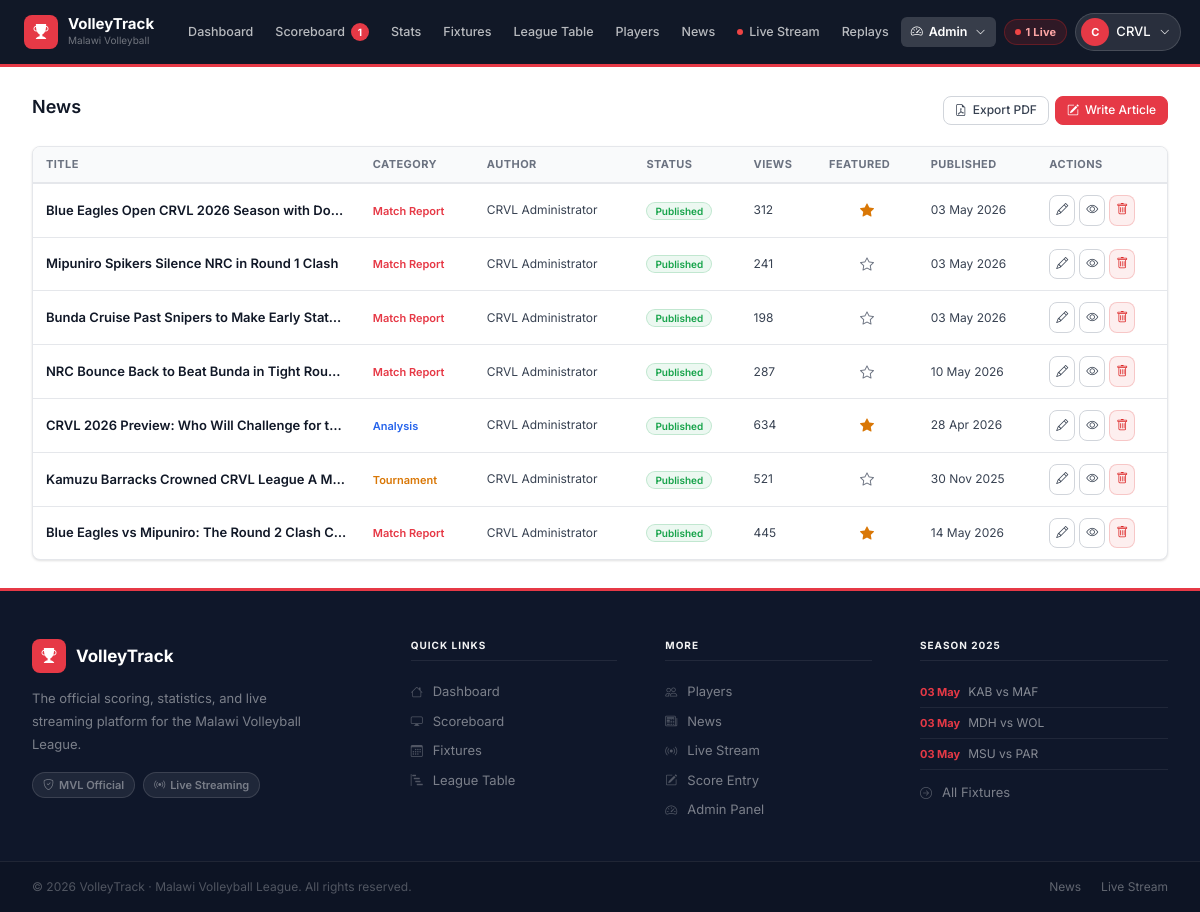
The app's page /admin/manage_news.php (signed in) with its own data.
### tables this page shows
CREATE TABLE IF NOT EXISTS news_articles (
  id INT AUTO_INCREMENT PRIMARY KEY,
  author_id INT DEFAULT NULL,
  title VARCHAR(255) NOT NULL,
  slug VARCHAR(191) NOT NULL UNIQUE,
  summary TEXT DEFAULT NULL,
  content LONGTEXT NOT NULL,
  featured_image VARCHAR(255) DEFAULT NULL,
  category ENUM('Match Report','Transfer','General','Tournament','Interview','Analysis') DEFAULT 'General',
  tags VARCHAR(255) DEFAULT NULL,
  status ENUM('Draft','Published','Archived') DEFAULT 'Draft',
  is_featured TINYINT(1) DEFAULT 0,
  views INT DEFAULT 0,
  published_at TIMESTAMP NULL DEFAULT NULL,
  created_at TIMESTAMP DEFAULT CURRENT_TIMESTAMP,
  FOREIGN KEY (author_id) REFERENCES users(id) ON DELETE SET NULL
);

CREATE TABLE IF NOT EXISTS users (
  id INT AUTO_INCREMENT PRIMARY KEY,
  username VARCHAR(50) NOT NULL UNIQUE,
  email VARCHAR(150) NOT NULL UNIQUE,
  password_hash VARCHAR(255) NOT NULL,
  full_name VARCHAR(150) NOT NULL,
  role ENUM('Admin','Referee','Scorer','Viewer') DEFAULT 'Viewer',
  is_active TINYINT(1) DEFAULT 1,
  last_login TIMESTAMP NULL DEFAULT NULL,
  created_at TIMESTAMP DEFAULT CURRENT_TIMESTAMP
);

CREATE TABLE IF NOT EXISTS matches (
  id INT AUTO_INCREMENT PRIMARY KEY,
  season_id INT NOT NULL,
  home_team_id INT NOT NULL,
  away_team_id INT NOT NULL,
  match_date DATETIME NOT NULL,
  venue VARCHAR(150) DEFAULT NULL,
  round VARCHAR(50) DEFAULT NULL,
  status ENUM('Scheduled','Live','Completed','Postponed','Cancelled') DEFAULT 'Scheduled',
  home_sets_won INT DEFAULT 0,
  away_sets_won INT DEFAULT 0,
  set_scores JSON DEFAULT NULL,
  current_set INT DEFAULT 1,
  home_score_current_set INT DEFAULT 0,
  away_score_current_set INT DEFAULT 0,
  started_at TIMESTAMP NULL DEFAULT NULL,
  ended_at TIMESTAMP NULL DEFAULT NULL,
  created_at TIMESTAMP DEFAULT CURRENT_TIMESTAMP,
  FOREIGN KEY (season_id) REFERENCES seasons(id),
  FOREIGN KEY (home_team_id) REFERENCES teams(id),
  FOREIGN KEY (away_team_id) REFERENCES teams(id)
);

CREATE TABLE IF NOT EXISTS teams (
  id INT AUTO_INCREMENT PRIMARY KEY,
  name VARCHAR(100) NOT NULL,
  short_name VARCHAR(10) NOT NULL,
  home_court VARCHAR(150) DEFAULT NULL,
  city VARCHAR(100) DEFAULT NULL,
  coach VARCHAR(100) DEFAULT NULL,
  color_primary VARCHAR(7) DEFAULT '#555555',
  is_active TINYINT(1) DEFAULT 1,
  created_at TIMESTAMP DEFAULT CURRENT_TIMESTAMP
);

### includes/config.php (called while the page is built, shortened)
<?php
function userLevel(): int {
  return ROLE_LEVELS[$_SESSION['user_role'] ?? ''] ?? 0;
}
function hasRole(string $role): bool {
  return userLevel() >= (ROLE_LEVELS[$role] ?? 99);
}

### admin/manage_news.php (the view, shortened to what this page needs)
<?php
require_once __DIR__.'/../includes/config.php';
requireRole('Admin'); $currentPage='manage_news'; $pageTitle='News'; $db=getDB(); $ok=$err='';
$view=$_GET['view']??'list'; $eid=(int)($_GET['id']??0);
$articles=$db->query("SELECT na.*,u.full_name an FROM news_articles na LEFT JOIN users u ON u.id=na.author_id ORDER BY na.created_at DESC")->fetchAll();
$catC=['Match Report'=>'var(--acc)','Analysis'=>'var(--pri)','General'=>'var(--grn)','Tournament'=>'var(--gld)','Interview'=>'var(--pur)','Transfer'=>'var(--acc)'];
include __DIR__.'/../includes/header.php';
?>
<div class="content">
  <div style="display:flex;align-items:center;justify-content:space-between;flex-wrap:wrap;gap:10px;margin-bottom:20px">
    <h1 style="font-size:18px;font-weight:600"><?=$view==='list'?'News':''.($eid?'Edit Article':'Write Article')?></h1>
    <div style="display:flex;gap:6px">
      <?php if($view!=='list'):?>
        <a href="<?=APP_URL?>/admin/manage_news.php" class="btn btn-ghost btn-sm"><i class="bi bi-arrow-left"></i>All Articles</a>
      <?php else:?>
        <a href="<?=APP_URL?>/admin/export_pdf.php?type=news" class="btn btn-ghost btn-sm" target="_blank"><i class="bi bi-file-earmark-pdf"></i>Export PDF</a>
        <a href="?view=edit" class="btn btn-pri btn-sm"><i class="bi bi-pencil-square"></i>Write Article</a>
      <?php endif;?>
    </div>
  </div>
  <?php if($view==='list'):?>
  <div class="card">
    <div class="tbl-wrap">
      <table class="tbl">
        <thead><tr><th>Title</th><th>Category</th><th>Author</th><th>Status</th><th>Views</th><th>Featured</th><th>Published</th><th>Actions</th></tr></thead>
        <tbody>
          <?php foreach($articles as $a):?>
          <tr>
            <td style="max-width:280px"><div style="font-size:13px;font-weight:600;white-space:nowrap;overflow:hidden;text-overflow:ellipsis"><?=htmlspecialchars($a['title'])?></div></td>
            <td><span style="font-size:11px;font-weight:600;color:<?=$catC[$a['category']]??'var(--t2)'?>"><?=$a['category']?></span></td>
            <td style="font-size:12px;color:var(--t2)"><?=htmlspecialchars($a['an']??'Staff')?></td>
            <td><span class="badge <?=$a['status']==='Published'?'b-done':($a['status']==='Draft'?'b-draft':'b-off')?>" style="font-size:10px"><?=$a['status']?></span></td>
            <td style="font-size:12px;color:var(--t2)"><?=number_format($a['views'])?></td>
            <td class="text-center"><form method="POST" style="display:inline"><input type="hidden" name="action" value="toggle_featured"><input type="hidden" name="article_id" value="<?=$a['id']?>"><button type="submit" style="background:none;border:none;cursor:pointer;color:<?=$a['is_featured']?'var(--gld)':'var(--t3)'?>;font-size:14px;padding:0"><i class="bi bi-star<?=$a['is_featured']?'-fill':''?>"></i></button></form></td>
            <td style="font-size:12px;color:var(--t2)"><?=$a['published_at']?date('d M Y',strtotime($a['published_at'])):'—'?></td>
            <td>
              <div style="display:flex;gap:4px">
                <a href="?view=edit&id=<?=$a['id']?>" class="btn btn-ghost btn-sm btn-icon" title="Edit"><i class="bi bi-pencil" style="font-size:12px"></i></a>
                <?php if($a['status']==='Published'):?><a href="<?=APP_URL?>/modules/news/article.php?slug=<?=urlencode($a['slug'])?>" target="_blank" class="btn btn-ghost btn-sm btn-icon" title="View"><i class="bi bi-eye" style="font-size:12px"></i></a><?php endif;?>
                <form method="POST" style="display:inline" onsubmit="return confirm('Delete?')"><button type="submit" class="btn btn-danger btn-sm btn-icon"><i class="bi bi-trash" style="font-size:12px"></i></button></form>
              </div>
            </td>
          </tr>
          <?php endforeach;?>
        </tbody>
      </table>
    </div>
  </div>
  <?php endif;?>
</div>
<?php include __DIR__.'/../includes/footer.php';?>

### includes/footer.php (shortened to what this page needs)
</div>
<footer class="site-footer">
  <div class="footer-inner">
    <div class="footer-col footer-brand">
      <div class="footer-logo">
        <div class="brand-icon"><i class="bi bi-trophy-fill"></i></div>
        <span class="brand-name">VolleyTrack</span>
      </div>
      <p>The official scoring, statistics, and live streaming platform for the Malawi Volleyball League.</p>
      <div class="footer-badges">
        <span><i class="bi bi-shield-check"></i> MVL Official</span>
        <span><i class="bi bi-broadcast"></i> Live Streaming</span>
      </div>
    </div>
    <div class="footer-col">
      <h4>Quick Links</h4>
      <a href="<?= APP_URL ?>/" class="footer-link"><i class="bi bi-house"></i>Dashboard</a>
      <a href="<?= APP_URL ?>/modules/scoreboard/index.php" class="footer-link"><i class="bi bi-display"></i>Scoreboard</a>
      <a href="<?= APP_URL ?>/modules/fixtures/index.php" class="footer-link"><i class="bi bi-calendar3"></i>Fixtures</a>
      <a href="<?= APP_URL ?>/modules/tables/index.php" class="footer-link"><i class="bi bi-bar-chart-steps"></i>League Table</a>
    </div>
    <div class="footer-col">
      <h4>More</h4>
      <a href="<?= APP_URL ?>/modules/players/index.php" class="footer-link"><i class="bi bi-people"></i>Players</a>
      <a href="<?= APP_URL ?>/modules/news/index.php" class="footer-link"><i class="bi bi-newspaper"></i>News</a>
      <a href="<?= APP_URL ?>/modules/streaming/index.php" class="footer-link"><i class="bi bi-broadcast"></i>Live Stream</a>
      <?php if(hasRole('Scorer')): ?>
      <a href="<?= APP_URL ?>/admin/score_entry.php" class="footer-link"><i class="bi bi-pencil-square"></i>Score Entry</a>
      <?php endif; ?>
      <?php if(hasRole('Referee')): ?>
      <a href="<?= APP_URL ?>/admin/index.php" class="footer-link"><i class="bi bi-speedometer2"></i>Admin Panel</a>
      <?php endif; ?>
    </div>
    <div class="footer-col">
      <h4>Season 2025</h4>
      <?php
        try {
          $db = getDB();
          $ft = $db->query("SELECT m.match_date, ht.short_name hn, at.short_name an FROM matches m JOIN teams ht ON ht.id=m.home_team_id JOIN teams at ON at.id=m.away_team_id WHERE m.status='Scheduled' ORDER BY m.match_date ASC LIMIT 3")->fetchAll();
          foreach($ft as $m):
      ?>
      <div class="footer-fixture">
        <span class="fx-date"><?= date('d M',strtotime($m['match_date'])) ?></span>
        <span class="fx-teams"><?= htmlspecialchars($m['hn']) ?> vs <?= htmlspecialchars($m['an']) ?></span>
      </div>
      <?php endforeach; } catch(Exception $e){} ?>
      <a href="<?= APP_URL ?>/modules/fixtures/index.php" class="footer-link" style="margin-top:8px"><i class="bi bi-arrow-right-circle"></i>All Fixtures</a>
    </div>
  </div>
  <div class="footer-bottom">
    <div class="footer-bottom-inner">
      <span>© <?= date('Y') ?> VolleyTrack · Malawi Volleyball League. All rights reserved.</span>
      <div class="footer-bottom-links">
        <a href="<?= APP_URL ?>/modules/news/index.php">News</a>
        <a href="<?= APP_URL ?>/modules/streaming/index.php">Live Stream</a>
      </div>
    </div>
  </div>
</footer>
</body>
</html>

### records on screen
news_articles: title "Blue Eagles Open CRVL 2026 Season with Do…", category "Match Report", author.full_name "CRVL Administrator", status "Published", views "312", is_featured 1 (drawn), published_at "03 May 2026"
news_articles: title "Mipuniro Spikers Silence NRC in Round 1 Clash", category "Match Report", author.full_name "CRVL Administrator", status "Published", views "241", is_featured 0 (drawn), published_at "03 May 2026"
news_articles: title "Bunda Cruise Past Snipers to Make Early Stat…", category "Match Report", author.full_name "CRVL Administrator", status "Published", views "198", is_featured 0 (drawn), published_at "03 May 2026"
news_articles: title "NRC Bounce Back to Beat Bunda in Tight Rou…", category "Match Report", author.full_name "CRVL Administrator", status "Published", views "287", is_featured 0 (drawn), published_at "10 May 2026"
news_articles: title "CRVL 2026 Preview: Who Will Challenge for t…", category "Analysis", author.full_name "CRVL Administrator", status "Published", views "634", is_featured 1 (drawn), published_at "28 Apr 2026"
news_articles: title "Kamuzu Barracks Crowned CRVL League A M…", category "Tournament", author.full_name "CRVL Administrator", status "Published", views "521", is_featured 0 (drawn), published_at "30 Nov 2025"
news_articles: title "Blue Eagles vs Mipuniro: The Round 2 Clash C…", category "Match Report", author.full_name "CRVL Administrator", status "Published", views "445", is_featured 1 (drawn), published_at "14 May 2026"
matches: match_date "03 May", home_team.short_name "KAB", away_team.short_name "MAF"
matches: match_date "03 May", home_team.short_name "MDH", away_team.short_name "WOL"
matches: match_date "03 May", home_team.short_name "MSU", away_team.short_name "PAR"

### other values on screen
$lbl "Dashboard"
$lbl "Scoreboard"
$liveMatches "1"
$lbl "Stats"
$lbl "Fixtures"
$lbl "League Table"
$lbl "Players"
$lbl "News"
$lbl "Live Stream"
$lbl "Replays"
substr($cu['name'],0,1) "C"
explode(' ',$cu['name'])[0] "CRVL"
